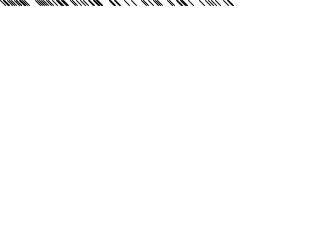
Frame 1 (no input)
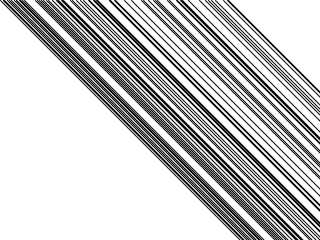
Frame 60 (the mouse pressed at the canvas centre just before this capture)
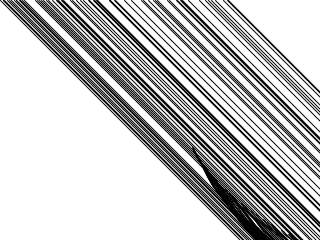
Frame 120 (the mouse held since frame 60 and released just before this capture)

The Processing sketch that drew these frames (run headless with seeded random() and noise(); from frame 60 on, the mouse is pressed at the canvas centre):

// Processing sketch: processing_123074
// ── processing_123074.pde

Snail snail = new Snail(new PVector(mouseX, mouseY));
int numberOfSnails = 100;
Snail [] snails = new Snail[numberOfSnails];

void setup()
{
  size(320, 240);
  background(255);
  strokeWeight(1);
  stroke (2);
  
    for(int i = 30; i < numberOfSnails; i++)
 {
   snails[i] = new Snail(new PVector(random(height), mouseY));
 }
  
}
void draw()
{
  PVector mouse = new PVector(random(width), mouseX);
  snail.move(mouse);
  snail.display();
  
    for(int i = 30; i < numberOfSnails; i++)
  {
    snails[i].move(mouse);
    snails[i].display();
  }
  
}
class Snail
{
  PVector previousPosition;
  PVector position;
  PVector velocity;
  Snail(PVector startingPosition)
  {
    position = startingPosition;
    velocity = new PVector(5, 5);
  }
  
  void display()
  {
    line(previousPosition.x, previousPosition.y, position.x, position.y);
  }
  
  void move(PVector point)
  {
    previousPosition = position.get();
    if(mousePressed)
    {
      PVector v = PVector.sub(point, position);
      v.normalize();
      v.mult(.5);
      
      velocity.add(v);
      velocity.limit(5);
      
    } 
    position.add(velocity);
  }
}
